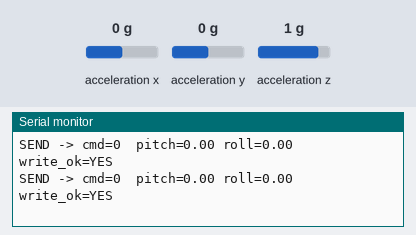
A sketch run on a simulated Arduino Uno, built with avr-gcc and run on an emulated ATmega328P. On the bench: the last lines printed to the serial monitor. Wiring (inferred from the names in the program): MPU-6050 motion sensor at I2C address 0x68. Inputs (shaded band) come from the test bench; at power-on: acceleration x 0 g, acceleration y 0 g, acceleration z 1 g. No radio packets arrive unless stated.

Above: at 1.3 s.
1.4 s: acceleration x set to -1.4 g
At 1.46 s:
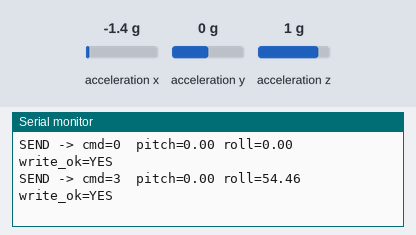
2.9 s: acceleration y set to -1.4 g
At 2.96 s:
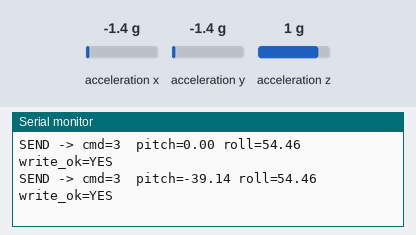
4.4 s: acceleration z set to -1.4 g
At 4.46 s:
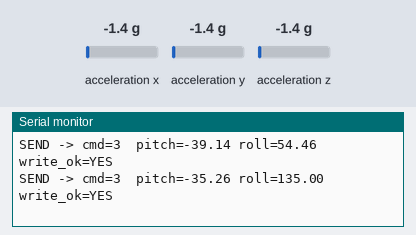
Timing chart, 0 to 7.4 s (numbered marks = the images above; inputs shaded):
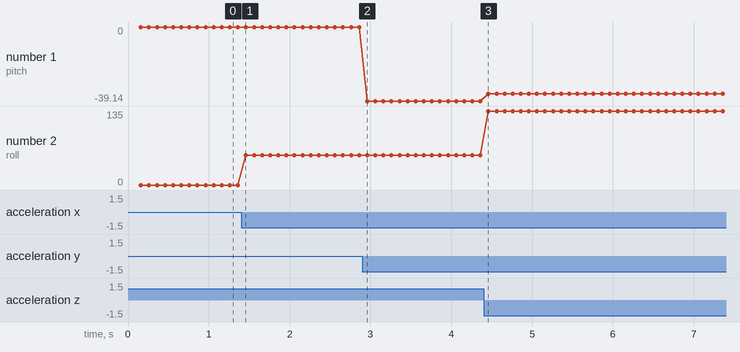

The sketch:

Sender.ino
```cpp
#include <Wire.h>
#include <SPI.h>
#include <nRF24L01.h>
#include <RF24.h>

RF24 radio(9, 10);
const uint64_t pipe = 0xE8E8F0F0E1ULL;
const int MPU_addr = 0x68;
const float TILT_THRESHOLD = 12.0;
const unsigned long SEND_INTERVAL = 100;
unsigned long lastSend = 0;

void setup() {
  Serial.begin(115200);
  Wire.begin();
  delay(100);

  // MPU6050 wake
  Wire.beginTransmission(MPU_addr);
  Wire.write(0x6B);
  Wire.write(0);
  Wire.endTransmission(true);
  delay(50);

  if (!radio.begin()) {
    Serial.println("radio.begin() FAILED - wiring/power?");
    while (1);
  }
  Serial.print("Chip connected? "); Serial.println(radio.isChipConnected() ? "YES":"NO");

  radio.setPALevel(RF24_PA_MAX);
  radio.setDataRate(RF24_250KBPS);
  radio.setAutoAck(true);
  radio.setRetries(5, 15);
  radio.openWritingPipe(pipe);
  radio.stopListening();


  radio.setPayloadSize(1);

  Serial.println("Sender ready");
}

void loop() {
  if (millis() - lastSend < SEND_INTERVAL) return;
  lastSend = millis();


  Wire.beginTransmission(MPU_addr);
  Wire.write(0x3B);
  Wire.endTransmission(false);
  Wire.requestFrom(MPU_addr, 6, true);

  int16_t raw_ax = (Wire.read() << 8) | Wire.read();
  int16_t raw_ay = (Wire.read() << 8) | Wire.read();
  int16_t raw_az = (Wire.read() << 8) | Wire.read();

  float ax = raw_ax / 16384.0;
  float ay = raw_ay / 16384.0;
  float az = raw_az / 16384.0;

  float pitch = atan2(ay, sqrt(ax*ax + az*az)) * 180.0 / PI;
  float roll  = atan2(-ax, az) * 180.0 / PI;

  uint8_t cmd = 0;
  if (fabs(pitch) > fabs(roll)) {
    if (pitch > TILT_THRESHOLD) cmd = 1;       // FORWARD
    else if (pitch < -TILT_THRESHOLD) cmd = 2; // BACK
  } else {
    if (roll > TILT_THRESHOLD) cmd = 3;        // LEFT
    else if (roll < -TILT_THRESHOLD) cmd = 4;  // RIGHT
  }

  bool ok = radio.write(&cmd, 1);
  Serial.print("SEND -> cmd="); Serial.print(cmd);
  Serial.print("  pitch="); Serial.print(pitch,2);
  Serial.print(" roll="); Serial.print(roll,2);
  Serial.print("  write_ok="); Serial.println(ok ? "YES":"NO");
}
```

Measured:
- after the input at 1.4 s, the serial monitor: prints a new line after 0.06 s (image 1)
- after the input at 2.9 s, the serial monitor: prints a new line after 0.06 s (image 2)
- after the input at 4.4 s, the serial monitor: prints a new line after 0.06 s (image 3)
- plotted number 1: 0 → -39.14 after the input at 2.9 s, -39.14 → -35.26 after the input at 4.4 s
- plotted number 2: 0 → 54.46 after the input at 1.4 s, 54.46 → 135 after the input at 4.4 s
